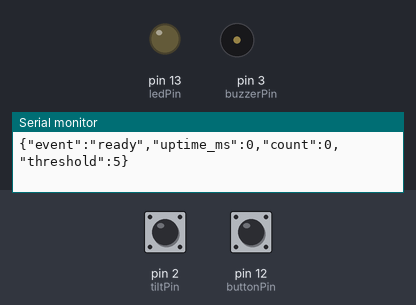
Simulated run of this sketch. Board: Arduino Uno, built with avr-gcc and run on an emulated ATmega328P. Parts: output pins drawn as LEDs (lit = HIGH), buzzer (waves = sounding, pin HIGH), the last lines printed to the serial monitor. The inputs (shaded band) are chosen by the test bench; at power-on: pin 2 (tiltPin) LOW, pin 12 (buttonPin) HIGH.

Above: at 2.7 s.
2.8 s: pin 2 (tiltPin) pulsed LOW 5 times (0.12 s each, 0.3 s apart)
At 5.4 s:
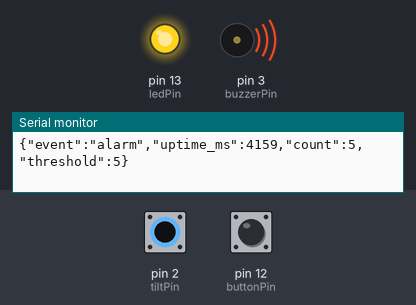
5.8 s: pin 12 (buttonPin) pulled LOW for 0.15 s
At 6.1 s:
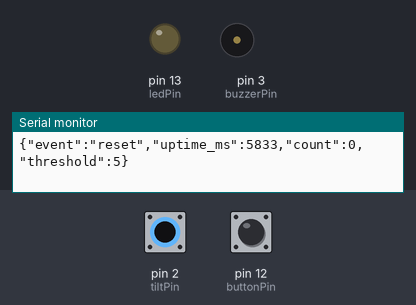
Timing chart, 0 to 8.8 s (numbered marks = the images above; inputs shaded):
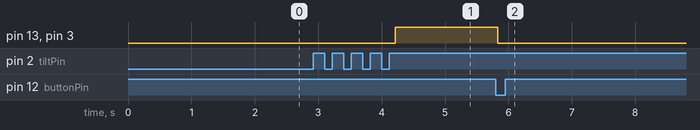

Measured:
- after the input at 2.8 s, pin 13 (ledPin), pin 3 (buzzerPin): LOW → HIGH after 1.4 s
- after the input at 5.8 s, pin 13 (ledPin), pin 3 (buzzerPin): HIGH → LOW at once

The sketch:

sketch.ino
```cpp
// GENERATED by node simulation/generate-wokwi.mjs from code/. Do not edit.
#ifndef TILT_ALERT_CORE_H
#define TILT_ALERT_CORE_H

#include <stdint.h>

// Pure C++ state machine; no Arduino dependency, so transitions can be tested
// with synthetic inputs before uploading to an Uno.
namespace tiltalert {

static const uint8_t kThreshold = 5;
static const uint32_t kTiltDebounceMs = 40;
static const uint32_t kButtonDebounceMs = 35;

struct Events {
  bool tiltRecorded;
  bool alarmStarted;
  bool reset;
};

class DebouncedInput {
 public:
  explicit DebouncedInput(uint32_t intervalMs)
      : intervalMs_(intervalMs), raw_(false), stable_(false), changedAt_(0) {}

  void begin(bool value, uint32_t now) {
    raw_ = value;
    stable_ = value;
    changedAt_ = now;
  }

  bool update(bool value, uint32_t now) {
    if (value != raw_) {
      raw_ = value;
      changedAt_ = now;
    }
    if (stable_ != raw_ && static_cast<uint32_t>(now - changedAt_) >= intervalMs_) {
      stable_ = raw_;
      return true;
    }
    return false;
  }

  bool stable() const { return stable_; }

 private:
  uint32_t intervalMs_;
  bool raw_;
  bool stable_;
  uint32_t changedAt_;
};

class Controller {
 public:
  Controller()
      : tilt_(kTiltDebounceMs), button_(kButtonDebounceMs),
        count_(0), alarm_(false), started_(false) {}

  void begin(uint32_t now, bool tiltHigh, bool buttonPressed) {
    tilt_.begin(tiltHigh, now);
    button_.begin(buttonPressed, now);
    count_ = 0;
    alarm_ = false;
    started_ = true;
  }

  Events update(uint32_t now, bool tiltHigh, bool buttonPressed) {
    Events events = {false, false, false};
    if (!started_) return events;

    const bool tiltChanged = tilt_.update(tiltHigh, now);
    const bool buttonChanged = button_.update(buttonPressed, now);

    // One confirmed press resets a latched alarm. A held button cannot
    // repeatedly reset the counter or acknowledge a later alarm.
    if (buttonChanged && button_.stable() && alarm_) {
      count_ = 0;
      alarm_ = false;
      events.reset = true;
      return events;
    }

    // A cycle means a stable LOW -> HIGH transition. Contact chatter and
    // an initially HIGH sensor are not counted as new inclinations.
    if (tiltChanged && tilt_.stable() && !alarm_) {
      ++count_;
      events.tiltRecorded = true;
      if (count_ >= kThreshold) {
        alarm_ = true;
        events.alarmStarted = true;
      }
    }
    return events;
  }

  uint8_t count() const { return count_; }
  bool alarmActive() const { return alarm_; }

 private:
  DebouncedInput tilt_;
  DebouncedInput button_;
  uint8_t count_;
  bool alarm_;
  bool started_;
};

}  // namespace tiltalert

#endif


// Validated Uno wiring: KY-020 OUT -> D2, KY-012 -> D3,
// red LED -> D13, KY-004 button -> D12 (active LOW).
const uint8_t tiltPin = 2;
const uint8_t buzzerPin = 3;
const uint8_t ledPin = 13;
const uint8_t buttonPin = 12;

tiltalert::Controller controller;

void printEvent(const char* event, uint32_t now) {
  // JSON Lines over USB serial. uptime_ms is time since boot, not a UTC date.
  Serial.print(F("{\"event\":\""));
  Serial.print(event);
  Serial.print(F("\",\"uptime_ms\":"));
  Serial.print(now);
  Serial.print(F(",\"count\":"));
  Serial.print(controller.count());
  Serial.print(F(",\"threshold\":"));
  Serial.print(tiltalert::kThreshold);
  Serial.println(F("}"));
}

void setup() {
  pinMode(tiltPin, INPUT);  // Existing circuit uses an external pull-down.
  pinMode(buttonPin, INPUT_PULLUP);
  pinMode(buzzerPin, OUTPUT);
  pinMode(ledPin, OUTPUT);
  digitalWrite(buzzerPin, LOW);
  digitalWrite(ledPin, LOW);

  Serial.begin(9600);
  const uint32_t now = millis();
  controller.begin(now, digitalRead(tiltPin) == HIGH,
                   digitalRead(buttonPin) == LOW);
  printEvent("ready", now);
}

void loop() {
  const uint32_t now = millis();
  const tiltalert::Events events = controller.update(
      now, digitalRead(tiltPin) == HIGH, digitalRead(buttonPin) == LOW);

  if (events.tiltRecorded) printEvent("tilt", now);
  if (events.alarmStarted) printEvent("alarm", now);
  if (events.reset) printEvent("reset", now);

  const uint8_t output = controller.alarmActive() ? HIGH : LOW;
  digitalWrite(buzzerPin, output);
  digitalWrite(ledPin, output);
}
```
